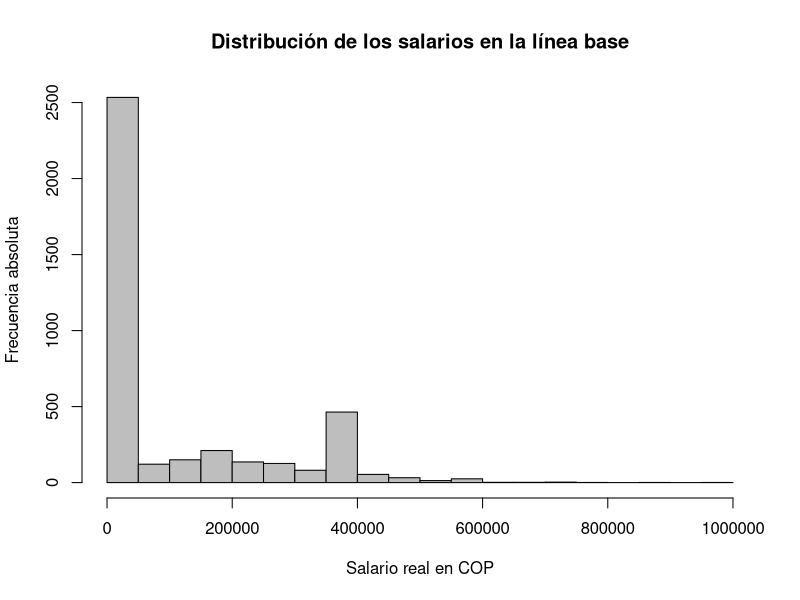
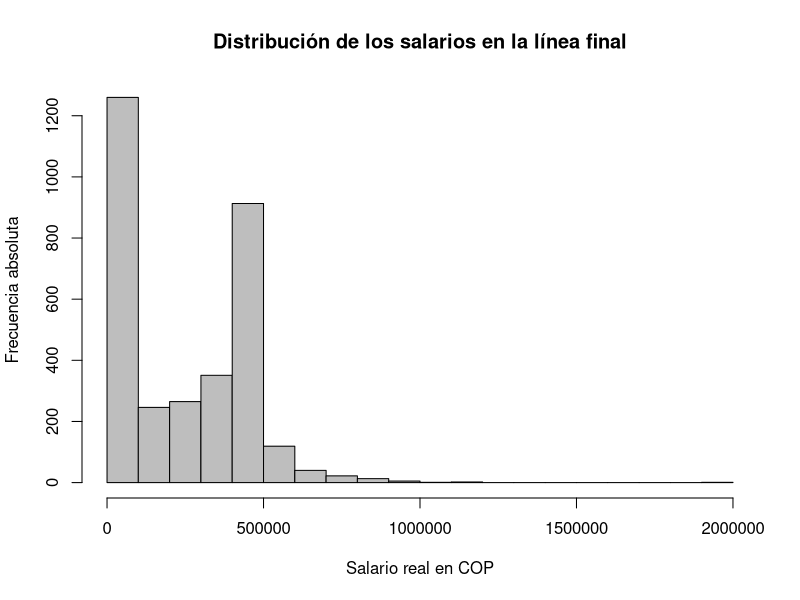
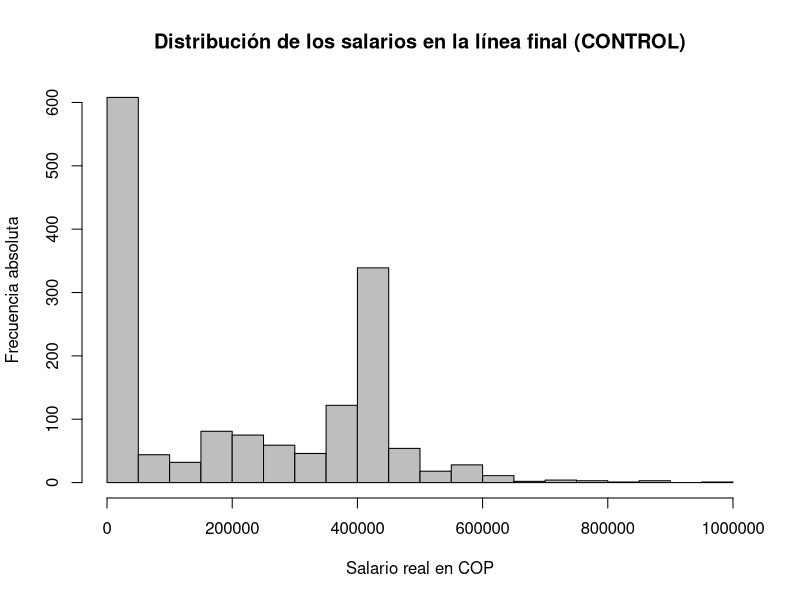
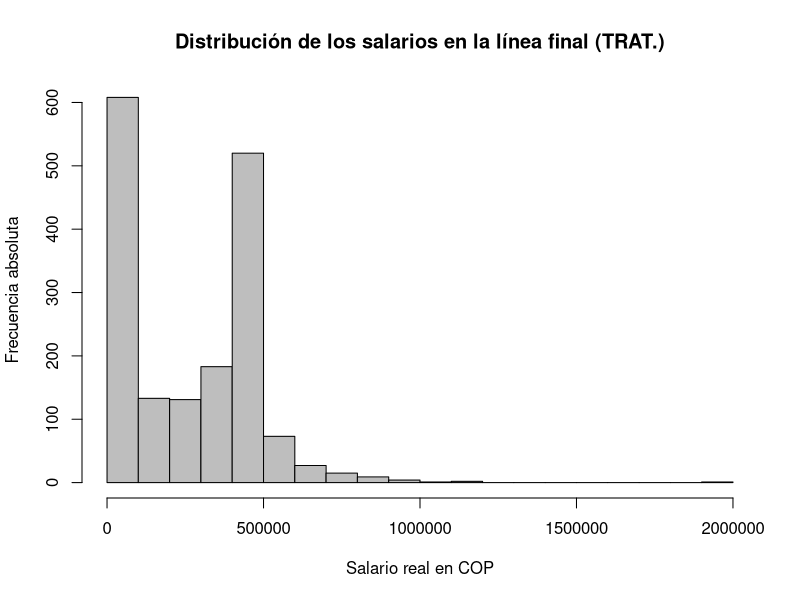

The R script that drew these images, in order:
## ---- chunk 1
knitr::opts_chunk$set(echo = TRUE, include=TRUE, eval=FALSE)
## ---- chunk 2
library(foreign) # Importamos el paquete foreign para poder usar la función read.dta()
datos <- read.dta("datos/AEJApp-20090168_data.dta")
## ---- chunk 3
summary(datos)
## ---- chunk 4
mean(datos$dwomen)
## ---- chunk 5
table(datos$dwomen)
## ---- chunk 6
options(scipen=5) # Comente esta línea para ver qué pasa con el gráfico.
hist(datos$salary_04
     , main="Distribución de los salarios en la línea base"
     , xlab="Salario real en COP"
     , ylab="Frecuencia absoluta"
     , breaks=15
     , col="gray")
## ---- chunk 7
options(scipen=5) # Comente esta línea para ver qué pasa con el gráfico.
hist(datos$salary_06
     , main="Distribución de los salarios en la línea final"
     , xlab="Salario real en COP"
     , ylab="Frecuencia absoluta"
     , breaks=15
     , col="gray")
## ---- chunk 8
control = subset(datos, datos$select == 'control')
tratamiento = subset(datos, datos$select == 'selected')

options(scipen=5)
hist(control$salary_06
     , main="Distribución de los salarios en la línea final (CONTROL)"
     , xlab="Salario real en COP"
     , ylab="Frecuencia absoluta"
     , breaks=15
     , col="gray")

options(scipen=5)
hist(tratamiento$salary_06
     , main="Distribución de los salarios en la línea final (TRAT.)"
     , xlab="Salario real en COP"
     , ylab="Frecuencia absoluta"
     , breaks=15
     , col="gray")
## ---- chunk 9
mean(datos$empl_04)
mean(datos$empl_06)
## ---- chunk 10
mean(datos$empl_04, na.rm=TRUE)
mean(datos$empl_06, na.rm=TRUE)
mean(datos$empl_06, na.rm=TRUE) - mean(datos$empl_04, na.rm=TRUE)
